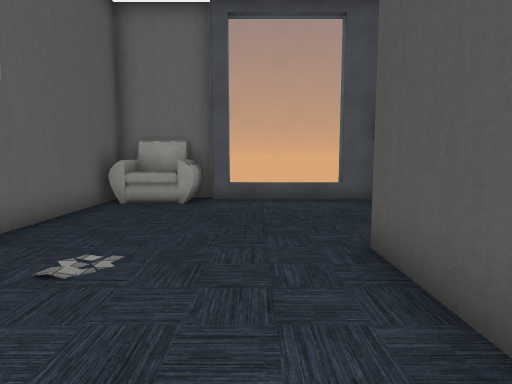
View 1 (above)

22 first-person views from a walk through a scene from a Unity 3-D project. The camera is 1.3 m above the floor, tilts 6° down and sees 75° across. Doors are open. The floor is counted in squares, 1 m on a side. Each view is taken from the middle of a square. On the plan, view 1 faces up. The plan holds only what a view shows up to about 14 squares ahead; the rest is blank. The place goes on beyond the plan. The player character is not drawn. Some surface patterns are stand-ins.

View 2
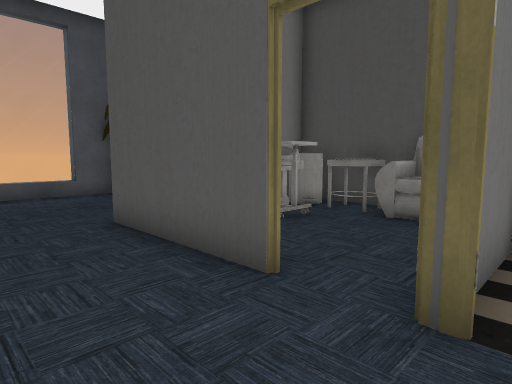

View 3
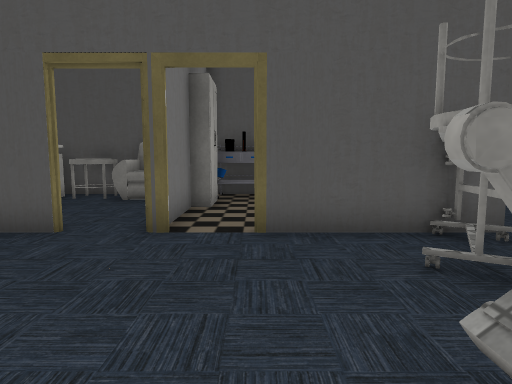

View 4
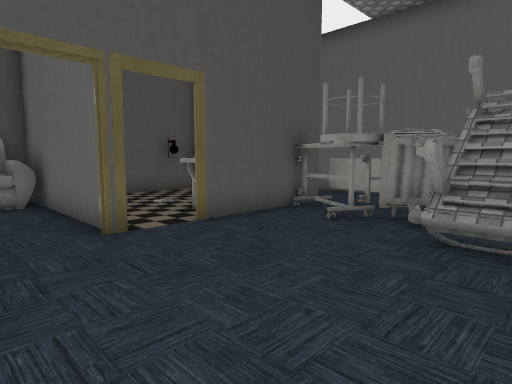

View 5
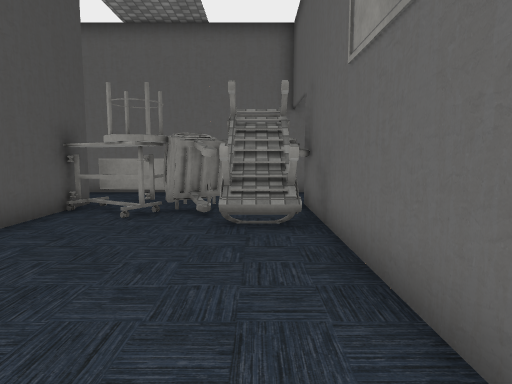

View 6
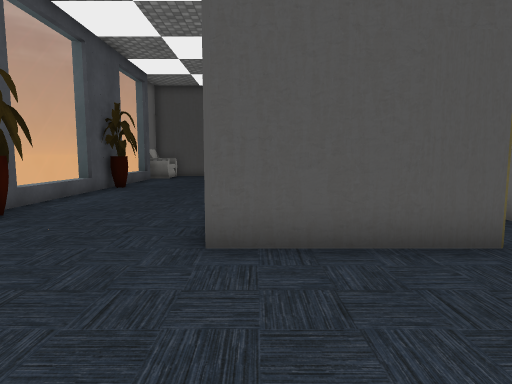

View 7
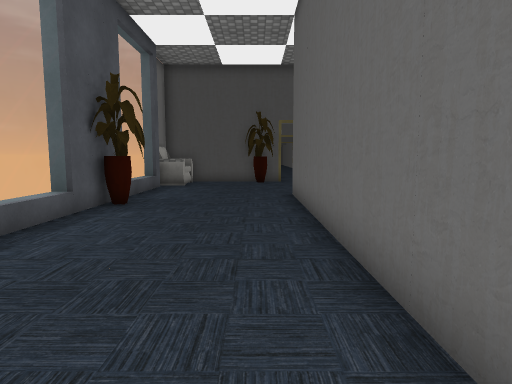

View 8
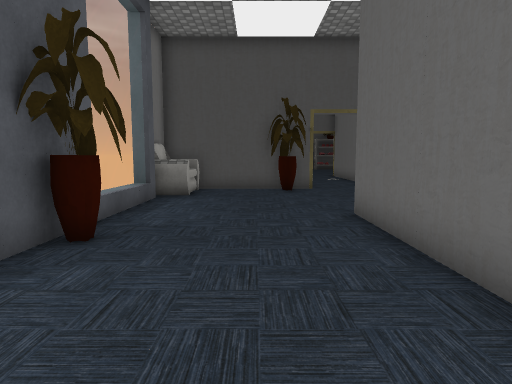

View 9
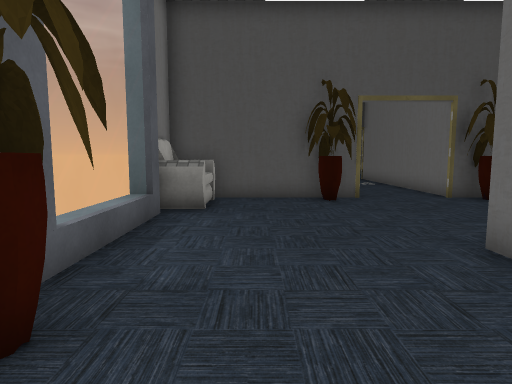

View 10
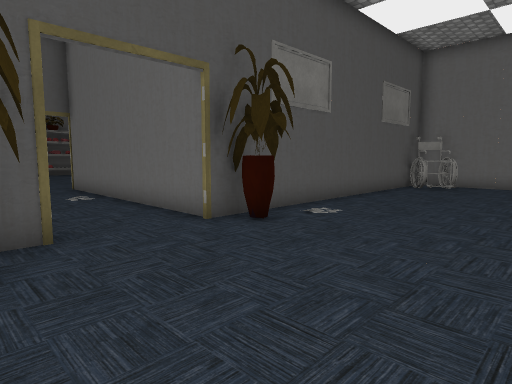

View 11
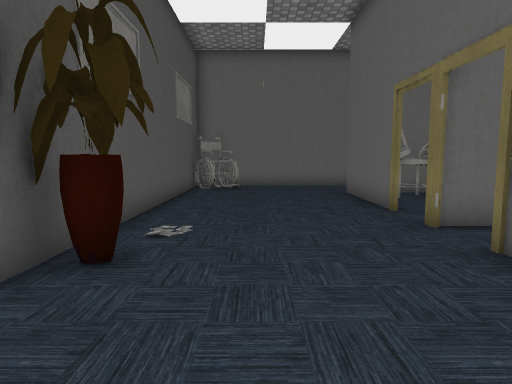

View 12
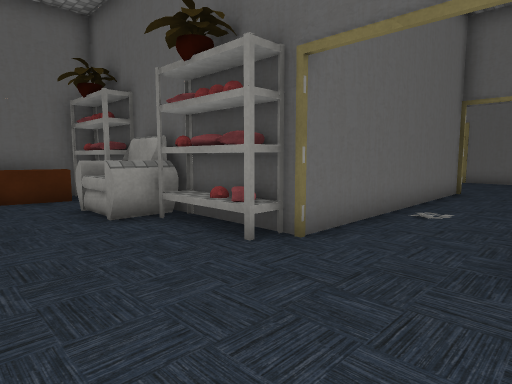

View 13
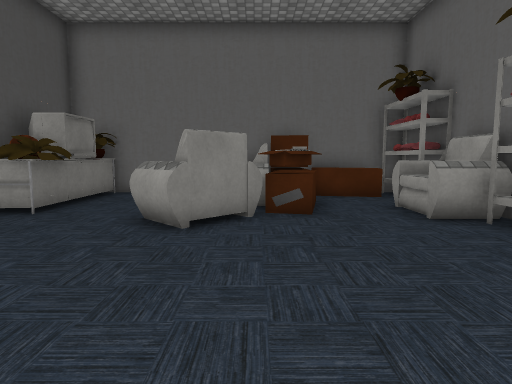

View 14
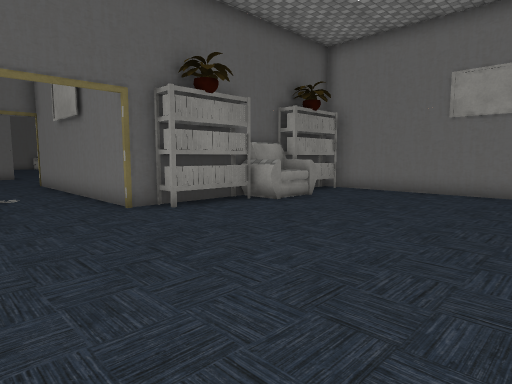

View 15
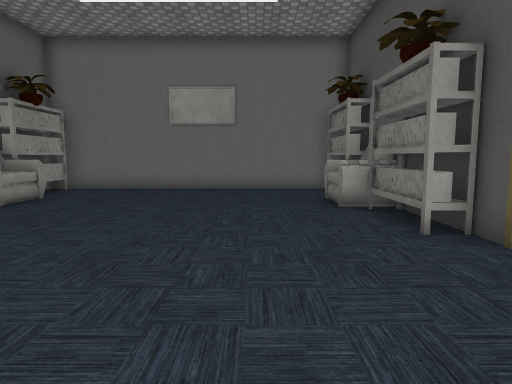

View 16
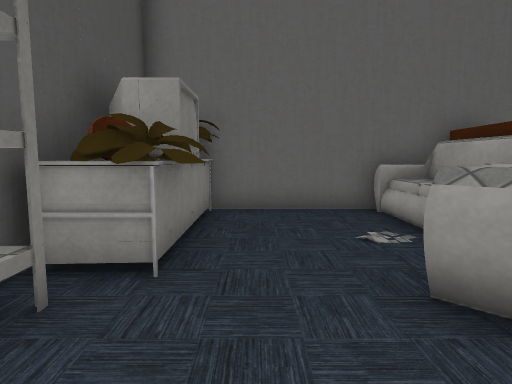

View 17
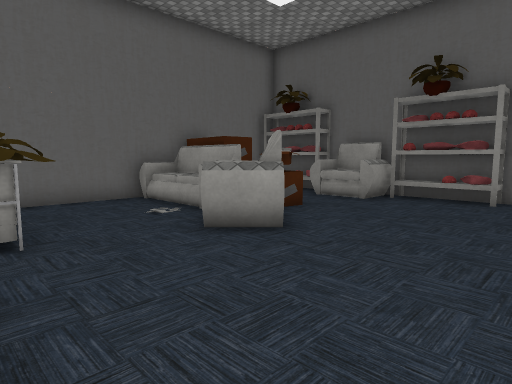

View 18
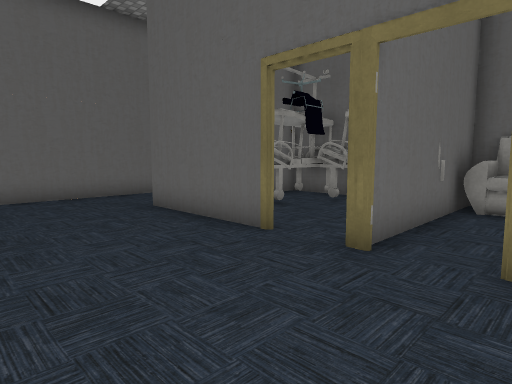

View 19
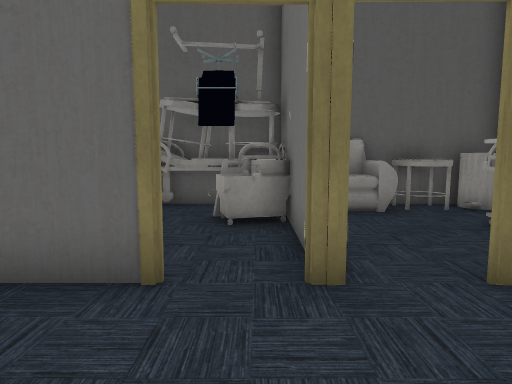

View 20
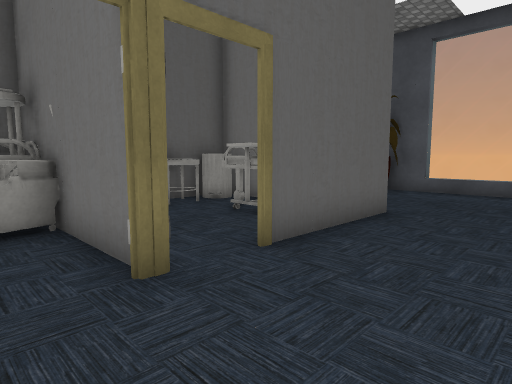

View 21
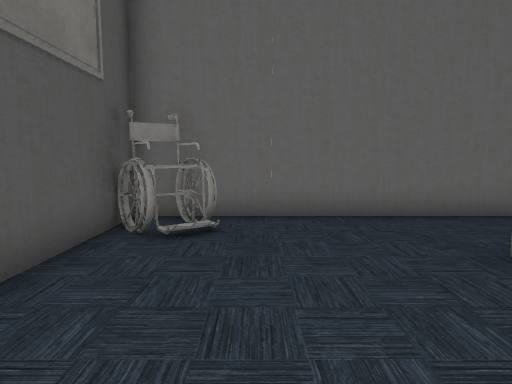

View 22
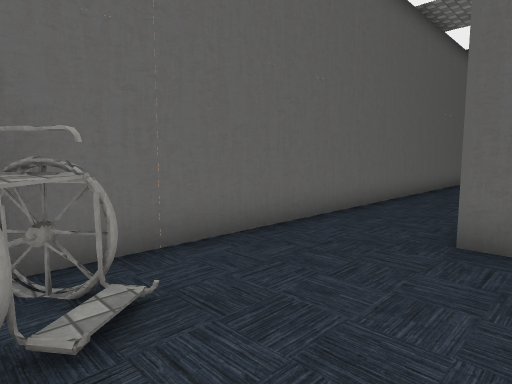

### Floor plan
Points are (right, up) in squares from view 1. A wall is a line through its corners. A room is listed if a view was taken in it or the views show most of it. See-through windows are left out.
Room 1 (views 1, 2, 3, 4, 5, 6, 7, 8, 9, 10, 11, 18, 19, 20, 21, 22)
walls: (7.7, 2.4) (7.7, 3.5); (7.7, -1.3) (7.7, -0.6); (7.2, 4.7) (6.6, 4.7); (4.1, 4.7) (7.8, 4.7) (7.8, 2.4); (1.7, 0.4) (1.7, 3.6); (1.6, -1.2) (13.8, -1.2); (13.7, 3.5) (13.7, 0.4); (13.7, -2.9) (13.7, -7.4); (1.7, -7.4) (1.7, -2.9); (-4.3, 0.4) (-4.3, -4.5); (19.7, 4.6) (19.7, 10.7); (0.1, -10.3) (19.7, -10.3) (19.7, 1.7); (-4.3, 9.5) (-4.3, 5.5)
ways out: open door at (2, -1.5) to room 3; open door at (14, -1.5) to room 3; open door at (20, 3) to room 4
objects: bed (-4, -8) to (-4, -7); bed (-4, -6); bed (-4, -4); chair (-4, 10) to (-2, 11); other object (-2, -7) to (-1, -6); bed (-2, -6); bed (-2, -5); bed (-2, -4); other object (-1, 10); other object (-1, 11); table (0, -8) to (1, -7); stool (0, -6) to (0, -5); table (1, -7) to (1, -6); bed (2, 3) to (3, 4); other object (3, 10); other object (3, 11); table (4, 2) to (5, 4); plant (4, 10) to (5, 10); other object (5, 11); chair (6, -1) to (7, 1); stool (6, 2) to (7, 3); bin (6, 3) to (7, 4); chair (8, 0) to (9, 1); stool (8, 2) to (9, 3); bin (8, 4) to (9, 4); bed (10, 3) to (10, 4); other object (10, 10); other object (10, 11); table (11, 2) to (12, 4); plant (11, 10) to (12, 10); other object (11, 11); other object (12, 11); bed (13, 3) to (13, 4); other object (17, 10); other object (18, -10) to (19, -9); chair (18, 10) to (19, 11); plant (19, 1); plant (19, 6)
Room 2 (views 12, 13, 14, 15, 16, 17)
walls: (28.7, 5.5) (28.7, 4.7); (35.8, -7.3) (38.4, -7.3); (40.5, 13.7) (28.6, 13.7)
ways out: open door at (29, 3) to room 4
objects: shelf (29, -7) to (29, -4); chair (29, -4) to (30, -2); shelf (29, -1) to (29, 1); books (29, 6) to (29, 8); chair (29, 9) to (30, 11); books (29, 11) to (29, 13); other object (30, -7) to (32, -6); other object (32, -4) to (33, -4); other object (33, -7); other object (33, -6) to (33, -5); books (33, -3) to (34, -2); sofa (34, -7) to (35, -4); chair (35, -3) to (36, -1); plant (39, -7) to (40, -6); TV (39, -5) to (40, -5); plant (39, -4) to (40, -3); chair (39, 9) to (40, 10); shelf (40, -2) to (40, 1); books (40, 6) to (40, 8); books (40, 11) to (40, 13)
Room 3 (no view inside)
walls: (7.7, -7.1) (7.7, -2.5); (7.8, -0.6) (7.8, -7.3) (8.9, -7.3); (10.8, -7.3) (11.8, -7.3); (4.6, -1.3) (2.4, -1.3); (13.3, -1.3) (7.7, -1.3)
ways out: open door at (2, -1.5) to room 1; open door at (14, -1.5) to room 1
objects: table (3, -6) to (3, -5); cabinet (5, -2) to (6, -2); other object (7, -6); cart (7, -3) to (7, -2); bed (8, -6); bed (8, -4); bed (8, -2); stool (9, -6) to (9, -5); stool (9, -4) to (9, -3); stool (9, -2); stool (10, -6) to (10, -5); sign (10, -3) to (10, -2); stool (11, -6); bed (11, -5); bucket (11, -2); other object (12, -6) to (13, -6)
Room 4 (no view inside)
walls: (19.7, 1.7) (28.8, 1.7); (28.7, 4.7) (20.7, 4.7)
ways out: open door at (20, 3) to room 1; open door at (29, 3) to room 2

Positions as (right, up) in squares from view 1, and headings:
1: (0, 0), facing up
2: (-1, -2), facing up-right
3: (-4, -3), facing right
4: (-4, 1), facing down-right
5: (-3, 2), facing down
6: (-3, 4), facing right
7: (2, 6), facing right
8: (6, 7), facing right
9: (9, 8), facing right
10: (14, 6), facing down-right
11: (17, 5), facing down
12: (33, 5), facing down-left
13: (34, 5), facing down
14: (37, 1), facing up-left
15: (37, 0), facing up
16: (38, 1), facing down
17: (40, 3), facing down-left
18: (18, 1), facing down-left
19: (17, -2), facing left
20: (17, -3), facing up-left
21: (17, -3), facing down
22: (19, -6), facing down-left
